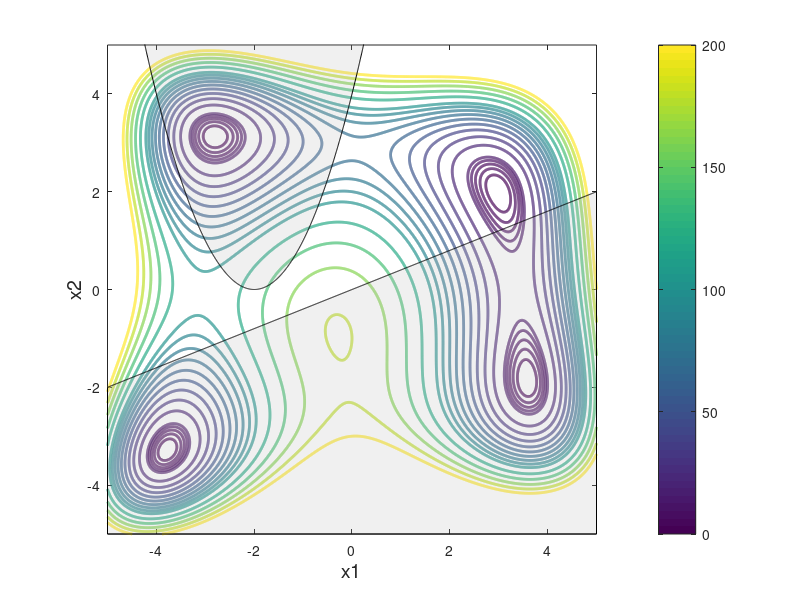

MATLAB code for this plot: (Note: this script raises an error after producing the figure.)
%ODF Lecture 8 Exercise 1
%min f(x1,x2) = (x1^2 +x2 ?11)^2 +(x1 +x2^2 ?7)^2    %(x1 ,x2 )?R
% s.t. 
%       c1(x1,x2)=(x1 +2)^2 ?x2 ?0 
%       c2(x1,x2)=?4x1 +10x2 ?0
% 1. Make a contour plot of this constrained optimization problem
% 2. Solve the problem for different starting guesses, x0, using fmincon

%Make a contour plot of the function (the same as in A1_Q2)
x_1 = -5:0.005:5; 
x_2 = -5:0.005:5;
[x1,x2] = meshgrid(x_1,x_2);
f = (x1.^2 + x2 - 11).^2 + (x1 + x2.^2 - 7).^2;
figure(1)
v = [0:2:10 10:10:100 100:20:200];
[c,h]=contour(x1,x2,f,v,'linewidth',2);
colorbar
axis image
xlabel('x1','Fontsize',14)
ylabel('x2','Fontsize',14)
hold on

%Define the constraints
x2_c1 = (x_1+2).^2;
x2_c2 = (4*x_1)/10;

%plot the constraints
fill(x_1,x2_c1,[0.7 0.7 0.7], 'facealpha',0.2)
fill([x_1 x_1(end) x_1(1)], [x2_c2 -5 -5], [0.7 0.7 0.7], 'facealpha',0.2)
xlim([-5 5])
ylim([-5 5])

%Define our function
fun = @L8fun

%Choose a starting point
x0 = [2 4]
A = [4,-10]
b = 0
Aeq = []
beq = []
lb = []
ub = []
nonlcon = @skorda
fmincon(fun,x0,A,b,Aeq,beq,lb,ub,nonlcon)



